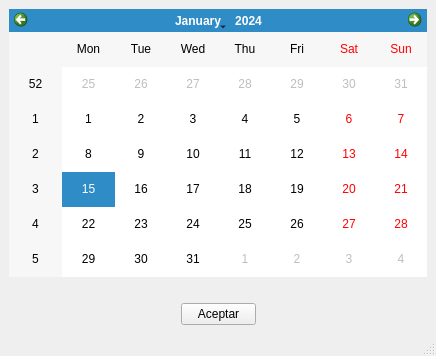
<?xml version="1.0" encoding="UTF-8"?>
<ui version="4.0">
 <class>MainWindow</class>
 <widget class="QMainWindow" name="MainWindow">
  <property name="windowModality">
   <enum>Qt::ApplicationModal</enum>
  </property>
  <property name="geometry">
   <rect>
    <x>0</x>
    <y>0</y>
    <width>436</width>
    <height>356</height>
   </rect>
  </property>
  <property name="maximumSize">
   <size>
    <width>436</width>
    <height>356</height>
   </size>
  </property>
  <property name="windowTitle">
   <string>Calendario</string>
  </property>
  <widget class="QWidget" name="centralwidget">
   <layout class="QGridLayout" name="gridLayout">
    <item row="0" column="0" colspan="3">
     <widget class="QCalendarWidget" name="calendarWidget"/>
    </item>
    <item row="1" column="0" colspan="3">
     <spacer name="horizontalSpacer">
      <property name="orientation">
       <enum>Qt::Horizontal</enum>
      </property>
      <property name="sizeHint" stdset="0">
       <size>
        <width>415</width>
        <height>20</height>
       </size>
      </property>
     </spacer>
    </item>
    <item row="2" column="0">
     <spacer name="horizontalSpacer_3">
      <property name="orientation">
       <enum>Qt::Horizontal</enum>
      </property>
      <property name="sizeHint" stdset="0">
       <size>
        <width>163</width>
        <height>20</height>
       </size>
      </property>
     </spacer>
    </item>
    <item row="2" column="1">
     <widget class="QPushButton" name="aceptar">
      <property name="maximumSize">
       <size>
        <width>75</width>
        <height>23</height>
       </size>
      </property>
      <property name="text">
       <string>Aceptar</string>
      </property>
     </widget>
    </item>
    <item row="2" column="2">
     <spacer name="horizontalSpacer_2">
      <property name="orientation">
       <enum>Qt::Horizontal</enum>
      </property>
      <property name="sizeHint" stdset="0">
       <size>
        <width>162</width>
        <height>20</height>
       </size>
      </property>
     </spacer>
    </item>
   </layout>
  </widget>
  <widget class="QMenuBar" name="menubar">
   <property name="geometry">
    <rect>
     <x>0</x>
     <y>0</y>
     <width>436</width>
     <height>21</height>
    </rect>
   </property>
  </widget>
  <widget class="QStatusBar" name="statusbar"/>
 </widget>
 <resources/>
 <connections/>
</ui>
